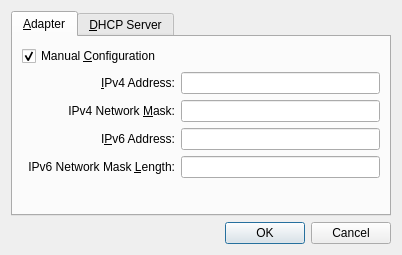
<ui version="4.0">
 <comment>
 VBox frontends: Qt4 GUI ("VirtualBox"):

     Copyright (C) 2009-2010 Oracle Corporation

     This file is part of VirtualBox Open Source Edition (OSE), as
     available from http://www.virtualbox.org. This file is free software;
     you can redistribute it and/or modify it under the terms of the GNU
     General Public License (GPL) as published by the Free Software
     Foundation, in version 2 as it comes in the "COPYING" file of the
     VirtualBox OSE distribution. VirtualBox OSE is distributed in the
     hope that it will be useful, but WITHOUT ANY WARRANTY of any kind.
 </comment>
 <class>UIGlobalSettingsNetworkDetails</class>
 <widget class="QWidget" name="UIGlobalSettingsNetworkDetails">
  <property name="geometry">
   <rect>
    <x>0</x>
    <y>0</y>
    <width>402</width>
    <height>255</height>
   </rect>
  </property>
  <property name="windowTitle">
   <string>Host-only Network Details</string>
  </property>
  <layout class="QVBoxLayout">
   <item>
    <widget class="QITabWidget" name="m_pDetailsTabWidget">
     <property name="sizePolicy">
      <sizepolicy vsizetype="Expanding" hsizetype="Preferred">
       <horstretch>0</horstretch>
       <verstretch>0</verstretch>
      </sizepolicy>
     </property>
     <property name="currentIndex">
      <number>0</number>
     </property>
     <widget class="QWidget" name="m_pInterfaceTab">
      <attribute name="title">
       <string>&amp;Adapter</string>
      </attribute>
      <layout class="QGridLayout">
       <item row="0" column="0" colspan="3">
        <widget class="QCheckBox" name="m_pEnableManualCheckbox">
         <property name="text">
          <string>Manual &amp;Configuration</string>
         </property>
         <property name="checked">
          <bool>true</bool>
         </property>
         <property name="toolTip">
          <string>Use manual configuration for this host-only network adapter.</string>
         </property>
        </widget>
       </item>
       <item row="1" column="1">
        <widget class="QLabel" name="m_pIPv4Label">
         <property name="text">
          <string>&amp;IPv4 Address:</string>
         </property>
         <property name="alignment">
          <set>Qt::AlignRight|Qt::AlignTrailing|Qt::AlignVCenter</set>
         </property>
         <property name="buddy">
          <cstring>m_pIPv4Editor</cstring>
         </property>
        </widget>
       </item>
       <item row="1" column="2">
        <widget class="QILineEdit" name="m_pIPv4Editor">
         <property name="sizePolicy">
          <sizepolicy vsizetype="Fixed" hsizetype="Expanding">
           <horstretch>0</horstretch>
           <verstretch>0</verstretch>
          </sizepolicy>
         </property>
         <property name="toolTip">
          <string>Displays the host IPv4 address for this adapter.</string>
         </property>
        </widget>
       </item>
       <item row="2" column="1">
        <widget class="QLabel" name="m_pNMv4Label">
         <property name="text">
          <string>IPv4 Network &amp;Mask:</string>
         </property>
         <property name="alignment">
          <set>Qt::AlignRight|Qt::AlignTrailing|Qt::AlignVCenter</set>
         </property>
         <property name="buddy">
          <cstring>m_pNMv4Editor</cstring>
         </property>
        </widget>
       </item>
       <item row="2" column="2">
        <widget class="QILineEdit" name="m_pNMv4Editor">
         <property name="sizePolicy">
          <sizepolicy vsizetype="Fixed" hsizetype="Expanding">
           <horstretch>0</horstretch>
           <verstretch>0</verstretch>
          </sizepolicy>
         </property>
         <property name="toolTip">
          <string>Displays the host IPv4 network mask for this adapter.</string>
         </property>
        </widget>
       </item>
       <item row="3" column="1">
        <widget class="QLabel" name="m_pIPv6Label">
         <property name="text">
          <string>I&amp;Pv6 Address:</string>
         </property>
         <property name="alignment">
          <set>Qt::AlignRight|Qt::AlignTrailing|Qt::AlignVCenter</set>
         </property>
         <property name="buddy">
          <cstring>m_pIPv6Editor</cstring>
         </property>
        </widget>
       </item>
       <item row="3" column="2">
        <widget class="QILineEdit" name="m_pIPv6Editor">
         <property name="sizePolicy">
          <sizepolicy vsizetype="Fixed" hsizetype="Expanding">
           <horstretch>0</horstretch>
           <verstretch>0</verstretch>
          </sizepolicy>
         </property>
         <property name="toolTip">
          <string>Displays the host IPv6 address for this adapter if IPv6 is supported.</string>
         </property>
        </widget>
       </item>
       <item row="4" column="1">
        <widget class="QLabel" name="m_pNMv6Label">
         <property name="text">
          <string>IPv6 Network Mask &amp;Length:</string>
         </property>
         <property name="alignment">
          <set>Qt::AlignRight|Qt::AlignTrailing|Qt::AlignVCenter</set>
         </property>
         <property name="buddy">
          <cstring>m_pNMv6Editor</cstring>
         </property>
        </widget>
       </item>
       <item row="4" column="2">
        <widget class="QILineEdit" name="m_pNMv6Editor">
         <property name="sizePolicy">
          <sizepolicy vsizetype="Fixed" hsizetype="Expanding">
           <horstretch>0</horstretch>
           <verstretch>0</verstretch>
          </sizepolicy>
         </property>
         <property name="toolTip">
          <string>Displays the host IPv6 network mask prefix length for this adapter if IPv6 is supported.</string>
         </property>
        </widget>
       </item>
       <item row="5" column="0" colspan="3">
        <spacer name="verticalSpacer1">
         <property name="orientation">
          <enum>Qt::Vertical</enum>
         </property>
         <property name="sizeHint" stdset="0">
          <size>
           <width>0</width>
           <height>0</height>
          </size>
         </property>
        </spacer>
       </item>
      </layout>
     </widget>
     <widget class="QWidget" name="m_pDhcpServerTab">
      <attribute name="title">
       <string>&amp;DHCP Server</string>
      </attribute>
      <layout class="QGridLayout">
       <item row="0" column="0" colspan="3">
        <widget class="QCheckBox" name="m_pEnabledDhcpServerCheckbox">
         <property name="text">
          <string>&amp;Enable Server</string>
         </property>
         <property name="toolTip">
          <string>Indicates whether the DHCP Server is enabled on machine startup or not.</string>
         </property>
        </widget>
       </item>
       <item row="1" column="1">
        <widget class="QLabel" name="m_pDhcpAddressLabel">
         <property name="text">
          <string>Server Add&amp;ress:</string>
         </property>
         <property name="alignment">
          <set>Qt::AlignRight|Qt::AlignTrailing|Qt::AlignVCenter</set>
         </property>
         <property name="buddy">
          <cstring>m_pDhcpAddressEditor</cstring>
         </property>
        </widget>
       </item>
       <item row="1" column="2">
        <widget class="QILineEdit" name="m_pDhcpAddressEditor">
         <property name="sizePolicy">
          <sizepolicy vsizetype="Fixed" hsizetype="Expanding">
           <horstretch>0</horstretch>
           <verstretch>0</verstretch>
          </sizepolicy>
         </property>
         <property name="toolTip">
          <string>Displays the address of the DHCP server servicing the network associated with this host-only adapter.</string>
         </property>
        </widget>
       </item>
       <item row="2" column="1">
        <widget class="QLabel" name="m_pDhcpMaskLabel">
         <property name="text">
          <string>Server &amp;Mask:</string>
         </property>
         <property name="alignment">
          <set>Qt::AlignRight|Qt::AlignTrailing|Qt::AlignVCenter</set>
         </property>
         <property name="buddy">
          <cstring>m_pDhcpMaskEditor</cstring>
         </property>
        </widget>
       </item>
       <item row="2" column="2">
        <widget class="QILineEdit" name="m_pDhcpMaskEditor">
         <property name="sizePolicy">
          <sizepolicy vsizetype="Fixed" hsizetype="Expanding">
           <horstretch>0</horstretch>
           <verstretch>0</verstretch>
          </sizepolicy>
         </property>
         <property name="toolTip">
          <string>Displays the network mask of the DHCP server servicing the network associated with this host-only adapter.</string>
         </property>
        </widget>
       </item>
       <item row="3" column="1">
        <widget class="QLabel" name="m_pDhcpLowerAddressLabel">
         <property name="text">
          <string>&amp;Lower Address Bound:</string>
         </property>
         <property name="alignment">
          <set>Qt::AlignRight|Qt::AlignTrailing|Qt::AlignVCenter</set>
         </property>
         <property name="buddy">
          <cstring>m_pDhcpLowerAddressEditor</cstring>
         </property>
        </widget>
       </item>
       <item row="3" column="2">
        <widget class="QILineEdit" name="m_pDhcpLowerAddressEditor">
         <property name="sizePolicy">
          <sizepolicy vsizetype="Fixed" hsizetype="Expanding">
           <horstretch>0</horstretch>
           <verstretch>0</verstretch>
          </sizepolicy>
         </property>
         <property name="toolTip">
          <string>Displays the lower address bound offered by the DHCP server servicing the network associated with this host-only adapter.</string>
         </property>
        </widget>
       </item>
       <item row="4" column="1">
        <widget class="QLabel" name="m_pDhcpUpperAddressLabel">
         <property name="text">
          <string>&amp;Upper Address Bound:</string>
         </property>
         <property name="alignment">
          <set>Qt::AlignRight|Qt::AlignTrailing|Qt::AlignVCenter</set>
         </property>
         <property name="buddy">
          <cstring>m_pDhcpUpperAddressEditor</cstring>
         </property>
        </widget>
       </item>
       <item row="4" column="2">
        <widget class="QILineEdit" name="m_pDhcpUpperAddressEditor">
         <property name="sizePolicy">
          <sizepolicy vsizetype="Fixed" hsizetype="Expanding">
           <horstretch>0</horstretch>
           <verstretch>0</verstretch>
          </sizepolicy>
         </property>
         <property name="toolTip">
          <string>Displays the upper address bound offered by the DHCP server servicing the network associated with this host-only adapter.</string>
         </property>
        </widget>
       </item>
       <item row="5" column="0" colspan="3">
        <spacer name="verticalSpacer2">
         <property name="orientation">
          <enum>Qt::Vertical</enum>
         </property>
         <property name="sizeHint" stdset="0">
          <size>
           <width>0</width>
           <height>0</height>
          </size>
         </property>
        </spacer>
       </item>
      </layout>
     </widget>
    </widget>
   </item>
   <item>
    <widget class="QIDialogButtonBox" name="m_pButtonBox">
     <property name="standardButtons">
      <set>QDialogButtonBox::Cancel|QDialogButtonBox::NoButton|QDialogButtonBox::Ok</set>
     </property>
    </widget>
   </item>
  </layout>
 </widget>
 <customwidgets>
  <customwidget>
   <class>QILineEdit</class>
   <extends>QLineEdit</extends>
   <header>QILineEdit.h</header>
  </customwidget>
  <customwidget>
   <class>QIDialogButtonBox</class>
   <extends>QDialogButtonBox</extends>
   <header>QIDialogButtonBox.h</header>
  </customwidget>
  <customwidget>
   <class>QITabWidget</class>
   <extends>QTabWidget</extends>
   <header>QITabWidget.h</header>
  </customwidget>
 </customwidgets>
 <resources/>
 <connections>
  <connection>
   <sender>m_pButtonBox</sender>
   <signal>accepted()</signal>
   <receiver>UIGlobalSettingsNetworkDetails</receiver>
   <slot>accept()</slot>
   <hints>
    <hint type="sourcelabel">
     <x>162</x>
     <y>339</y>
    </hint>
    <hint type="destinationlabel">
     <x>162</x>
     <y>179</y>
    </hint>
   </hints>
  </connection>
  <connection>
   <sender>m_pButtonBox</sender>
   <signal>rejected()</signal>
   <receiver>UIGlobalSettingsNetworkDetails</receiver>
   <slot>reject()</slot>
   <hints>
    <hint type="sourcelabel">
     <x>162</x>
     <y>339</y>
    </hint>
    <hint type="destinationlabel">
     <x>162</x>
     <y>179</y>
    </hint>
   </hints>
  </connection>
 </connections>
</ui>
